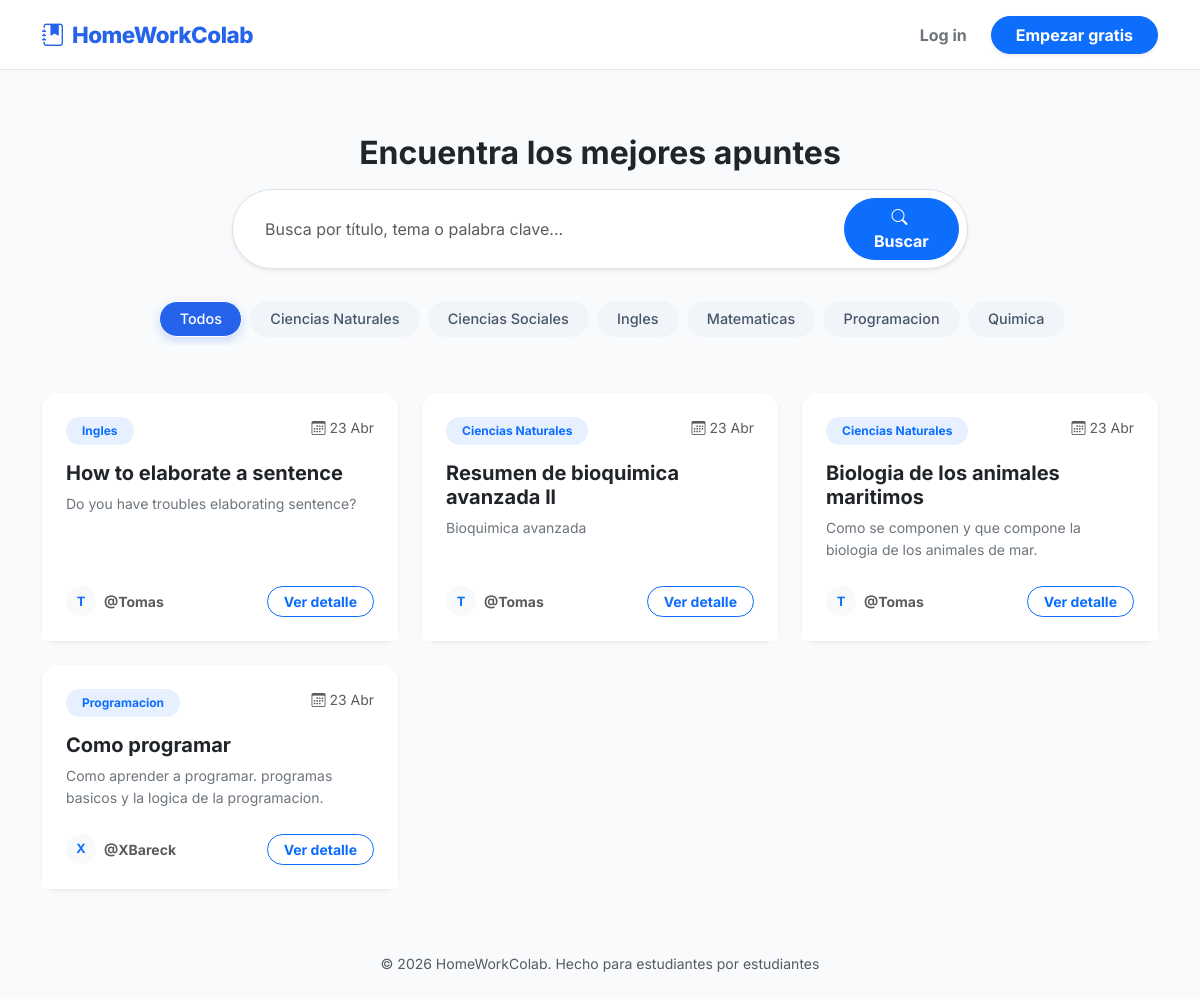
The app's page /, older data.
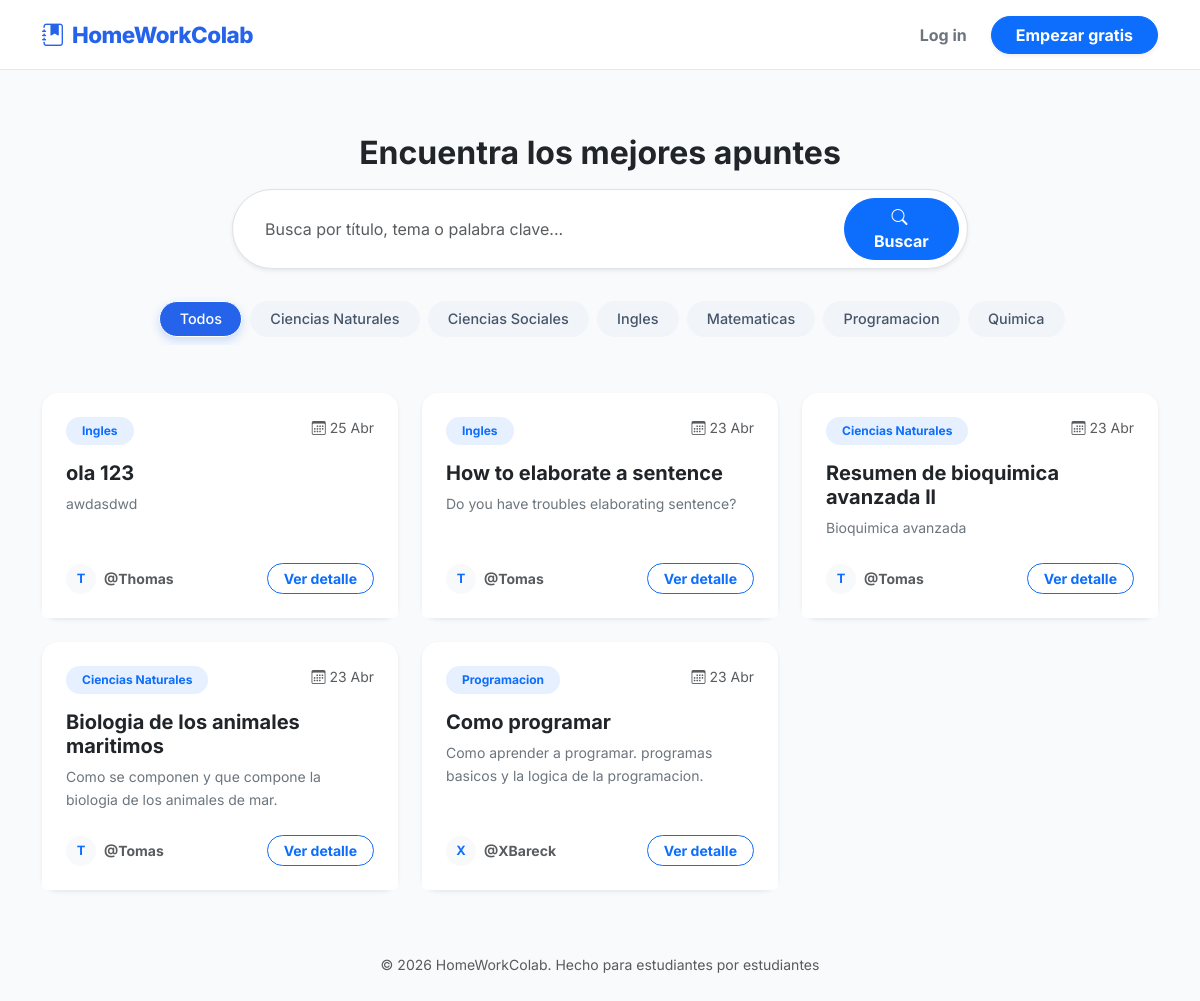
The same page, newer data.
### trabajos/models.py (models this page shows, shortened)
class Categoria(models.Model):
    nombre = models.CharField(max_length=100, verbose_name="Nombre de la Categoría")

class Trabajo(models.Model):
    titulo = models.CharField(max_length=200)
    descripcion = models.TextField()
    archivo_url = models.FileField(upload_to='trabajos_academicos/')
    fecha_subida = models.DateTimeField(auto_now_add=True)
    usuario = models.ForeignKey(settings.AUTH_USER_MODEL, on_delete=models.CASCADE, related_name='trabajos')
    categoria = models.ForeignKey(Categoria, on_delete=models.SET_NULL, null=True, related_name='trabajos')
    etiquetas = models.ManyToManyField(Etiqueta, related_name='trabajos', blank=True)
    likes = models.ManyToManyField(settings.AUTH_USER_MODEL, related_name='trabajos_likeados', blank=True)

### users/models.py (models this page shows, shortened)
class CustomUser(AbstractUser):
    fecha_registro= models.DateTimeField(auto_now_add=True)
    is_moderador = models.BooleanField('Es Moderador', default=False)

### core/views.py (the view)
# urls.py: path('', views.home, name='home'),
def home(request):
    query = request.GET.get('q')
    categoria_id = request.GET.get('cat')
    trabajos = Trabajo.objects.all().order_by('-fecha_subida')
    if query:
        trabajos = trabajos.filter(
            Q(titulo__icontains=query) |
            Q(descripcion__icontains=query) |
            Q(categoria__nombre__icontains=query)
        )
    if categoria_id:
        trabajos = trabajos.filter(categoria_id=categoria_id)
    context = {
        'trabajos': trabajos,
        'categorias': Categoria.objects.all().order_by('nombre'),
        'query': query
    }
    return render(request, 'core/home.html', context)

### templates/core/home.html (shortened to what this page needs)
{% extends 'base.html' %}
{% block content %}
<div class="row justify-content-center my-4 fade-in">
    <div class="col-lg-8 text-center">
        <h2 class="fw-bold text-dark mb-3">Encuentra los mejores apuntes</h2>
        <form action="{% url 'home' %}" method="GET" class="d-flex w-100 shadow-sm rounded-pill bg-white p-2 border">
            <input type="text" name="q" class="form-control border-0 bg-transparent px-4 shadow-none"
                   placeholder="Busca por título, tema o palabra clave..." value="{{ query|default:'' }}">
            <button class="btn btn-primary rounded-pill px-4 fw-bold" type="submit">
                <i class="bi bi-search me-1"></i> Buscar
            </button>
        </form>
    </div>
</div>
<div class="container mb-5 fade-in" style="animation-delay: 0.1s;">
    <div class="category-scroll-container py-2">
        <a href="{% url 'home' %}" class="btn rounded-pill btn-filter {% if not request.GET.cat %}active{% endif %}">
            Todos
        </a>
        {% for cat in categorias %}
            <a href="{% url 'home' %}?cat={{ cat.id }}{% if query %}&q={{ query }}{% endif %}"
               class="btn rounded-pill btn-filter {% if request.GET.cat == cat.id|stringformat:'i' %}active{% endif %}">
                {{ cat.nombre }}
            </a>
        {% endfor %}
    </div>
</div>
<div class="row g-4 fade-in" style="animation-delay: 0.2s;">
    {% for trabajo in trabajos %}
        <div class="col-md-6 col-lg-4">
            <div class="card h-100 shadow-sm border-0 rounded-4 transition-hover">
                <div class="card-body p-4">
                    <div class="d-flex justify-content-between align-items-start mb-3">
                        <span class="badge bg-primary bg-opacity-10 text-primary rounded-pill px-3 py-2">
                            {{ trabajo.categoria.nombre }}
                        </span>
                        <small class="text-muted"><i class="bi bi-calendar3"></i> {{ trabajo.fecha_subida|date:"d M" }}</small>
                    </div>
                    <h5 class="card-title fw-bold text-dark mb-2">{{ trabajo.titulo|truncatechars:50 }}</h5>
                    <p class="card-text text-secondary small" style="line-height: 1.6;">
                        {{ trabajo.descripcion|truncatechars:100 }}
                    </p>
                </div>
                <div class="card-footer bg-white border-0 p-4 pt-0 d-flex justify-content-between align-items-center">
                    <div class="d-flex align-items-center">
                        <div class="bg-light text-primary rounded-circle d-flex justify-content-center align-items-center fw-bold me-2" style="width: 30px; height: 30px; font-size: 0.8rem;">
                            {{ trabajo.usuario.username|first|upper }}
                        </div>
                        <small class="text-muted fw-bold">@{{ trabajo.usuario.username|truncatechars:10 }}</small>
                    </div>
                    <a href="{% url 'detalle_trabajo' trabajo.id %}" class="btn btn-sm btn-outline-primary rounded-pill px-3 fw-bold">
                        Ver detalle
                    </a>
                </div>
            </div>
        </div>
    {% endfor %}
</div>
{% endblock %}

### templates/base.html (shortened to what this page needs)
<!doctype html>
<html lang="es">
  <head>
    <link
      href="https://cdn.jsdelivr.net/npm/bootstrap@5.3.0/dist/css/bootstrap.min.css"
      rel="stylesheet"
    />
    <link
      rel="stylesheet"
      href="https://cdn.jsdelivr.net/npm/bootstrap-icons@1.11.0/font/bootstrap-icons.css"
    />
  </head>
  <body>
    <nav class="navbar navbar-expand-lg sticky-top mb-4">
      <div class="container">
        <a
          class="navbar-brand d-flex align-items-center"
          href="{% url 'home' %}"
        >
          <i class="bi bi-journal-bookmark-fill me-2"></i> HomeWorkColab
        </a>
        <div class="collapse navbar-collapse" id="navbarNav">
          <ul class="navbar-nav ms-auto align-items-center gap-2 mt-3 mt-lg-0">
            {% if user.is_authenticated %} {% if user.is_staff %}
            <li class="nav-item">
              <a
                class="nav-link btn-dashboard-nav d-flex align-items-center"
                href="{% url 'dashboard' %}"
              >
                <i class="bi bi-speedometer2 me-2"></i> Dashboard
              </a>
            </li>
            {% endif %}
            <li class="nav-item">
              <a
                class="nav-link btn-upload-nav d-flex align-items-center"
                href="{% url 'trabajos:subir' %}"
              >
                <i class="bi bi-plus-lg me-2"></i> Subir Aporte
              </a>
            </li>
            <li class="nav-item dropdown ms-lg-2">
              <a
                class="nav-link dropdown-toggle user-pill d-flex align-items-center"
                href="#"
                id="navbarDropdown"
                role="button"
                data-bs-toggle="dropdown"
              >
                <div
                  class="bg-primary text-white rounded-circle d-flex align-items-center justify-content-center me-2"
                  style="width: 28px; height: 28px; font-weight: bold"
                >
                  {{ user.username|first|upper }}
                </div>
                <span class="text-dark fw-600">@{{ user.username }}</span>
              </a>
              <ul class="dropdown-menu dropdown-menu-end shadow border-0 mt-3">
                <li>
                  <a class="dropdown-item" href="{% url 'perfil' %}">
                    <i class="bi bi-person-circle me-2 text-secondary"></i> Mi
                    Perfil
                  </a>
                </li>
                {% if user.is_superuser or user.is_moderador %}
                <a href="{% url 'dashboard' %}" class="btn btn-primary w-100 mb-2">Panel de Control</a>
                {% endif %}
                <li><hr class="dropdown-divider opacity-50" /></li>
                <li>
                  <form
                    action="{% url 'logout' %}"
                    method="post"
                    class="m-0 p-0"
                  >
                    {% csrf_token %}
                    <button
                      type="submit"
                      class="dropdown-item text-danger w-100 text-start border-0 bg-transparent"
                    >
                      <i class="bi bi-box-arrow-right me-2"></i> Cerrar Sesión
                    </button>
                  </form>
                </li>
              </ul>
            </li>
            {% else %}
            <li class="nav-item">
              <a
                class="nav-link text-secondary fw-bold px-3"
                href="{% url 'login' %}"
                >Log in</a
              >
            </li>
            <li class="nav-item">
              <a
                class="btn btn-primary rounded-pill px-4 fw-bold shadow-sm"
                href="{% url 'registro' %}"
                >Empezar gratis</a
              >
            </li>
            {% endif %}
          </ul>
        </div>
      </div>
    </nav>
    <main class="container py-3 fade-in">
      {% block content %}{% endblock %}
    </main>
    <footer class="container text-center py-5 mt-auto">
      <p class="text-muted small">
        © 2026 HomeWorkColab. Hecho para estudiantes por estudiantes
      </p>
    </footer>
  </body>
</html>

### templates/base.html (style rules this page uses)
:root { --primary-color: #2563eb; --bg-body: #f8fafc; }
body { font-family: "Inter", sans-serif; background-color: var(--bg-body); color: #1e293b; min-height: 100vh; }
.navbar { background: rgba(255, 255, 255, 0.9) !important; backdrop-filter: blur(10px); border-bottom: 1px solid #e2e8f0; padding: 0.8rem 0; }
.navbar-brand { font-weight: 800; font-size: 1.4rem; color: var(--primary-color) !important; letter-spacing: -0.5px; }
.fade-in { animation: fadeIn 0.4s ease-in; }

### templates/core/home.html (style rules this page uses)
.fade-in { animation: fadeIn 0.5s ease-out backwards; }
.transition-hover { transition: all 0.3s ease; top: 0; position: relative; }
.category-scroll-container { display: flex; justify-content: center; overflow-x: auto; white-space: nowrap; gap: 0.5rem; padding-bottom: 0.5rem; scrollbar-width: none; }
.btn-filter { background-color: #f1f5f9; color: #475569; border: 1px solid transparent; font-weight: 500; font-size: 0.9rem; padding: 0.4rem 1.2rem; transition: 0.2s; }
.btn-filter.active { background-color: #2563eb; color: white; box-shadow: 0 4px 10px rgba(37, 99, 235, 0.2); }

Row changes from the older to the newer data that the page shows:
added Trabajo: categoria.nombre "Ingles", fecha_subida "25 Abr", titulo "ola 123", descripcion "awdasdwd", usuario.username|first "T", usuario.username "Thomas"
